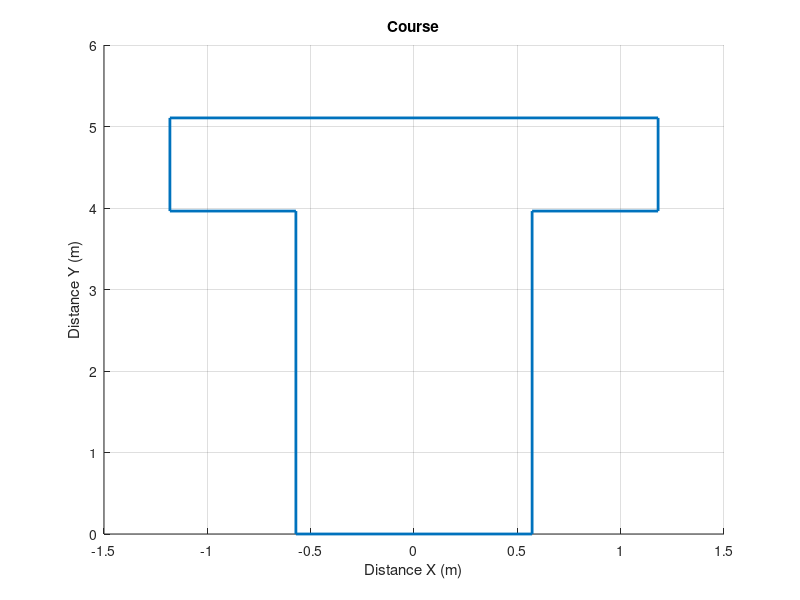

This figure's MATLAB source:


clear all; clc; close all;

figure(1)
hold on

% Add the lines
% Create template for the drop zone
% line([x1 x2], [y1 y2], 'linewidth',2)
line([-0.5715,0.5715],[0,0],'linewidth',2)
line([-0.5715,-0.5715],[0,3.9624],'linewidth',2)
line([0.5715,0.5715],[0,3.9624],'linewidth',2)
line([0.5715,0.5715 + 0.6096],[3.9624,3.9624],'linewidth',2)
line([-0.5715,-0.5715 - 0.6096],[3.9624,3.9624],'linewidth',2)
line([-0.5715 - 0.6096,-0.5715 - 0.6096],[3.9624,3.9624 + 1.143],'linewidth',2)
line([0.5715 + 0.6096,0.5715 + 0.6096],[3.9624,3.9624 + 1.143],'linewidth',2)
line([-0.5715 - 0.6096,0.5715 + 0.6096],[3.9624 + 1.143,3.9624 + 1.143],'linewidth',2)

title('Course')
xlabel('Distance X (m)')
ylabel('Distance Y (m)')
grid on

